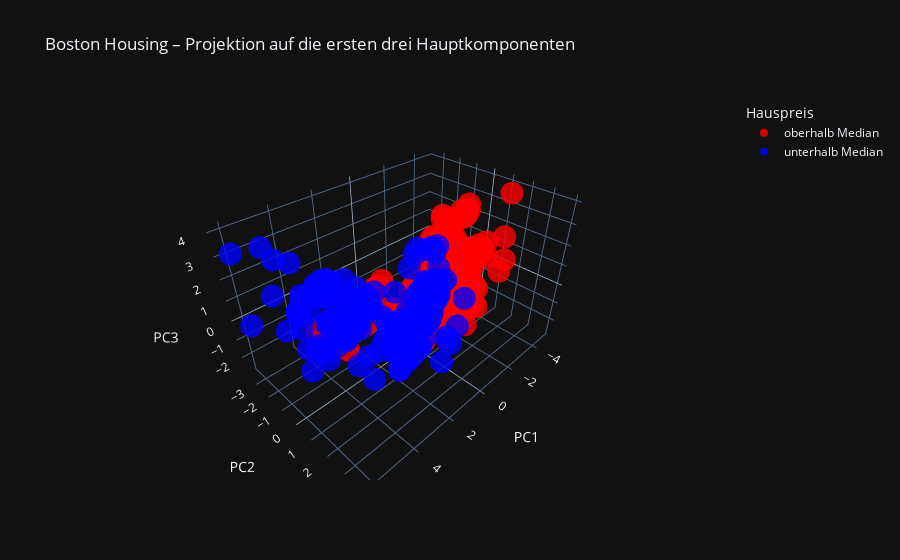

Source (notebook cell):
### Code cell
import plotly.express as px
import numpy as np
import pandas as pd

# Erstelle DataFrame mit den ersten 3 PCs und der Zielvariable
pc_df = pd.DataFrame(A_r[:, :3], columns=['PC1', 'PC2', 'PC3'])
pc_df['TGT'] = boston['TGT'].values
median_price = np.median(pc_df['TGT'])
pc_df['HighPrice'] = np.where(pc_df['TGT'] > median_price, 'oberhalb Median', 'unterhalb Median')

# 3D-Scatterplot
fig = px.scatter_3d(
    pc_df,
    x='PC1', y='PC2', z='PC3',
    color='HighPrice',
    color_discrete_map={'oberhalb Median': 'red', 'unterhalb Median': 'blue'},
    hover_data={'TGT': True},
    opacity=0.8,
    title='Boston Housing – Projektion auf die ersten drei Hauptkomponenten'
)
fig.update_layout(legend_title_text='Hauspreis')
fig.show()

### Figure 1 — Plotly figure (JSON) as saved in the notebook; plotly's stock layout.template omitted (floating-point values rounded to 4 significant figures; data arrays with more than 128 entries replaced by an {"elided": "..."} marker saying what was removed)
{"data": [{"customdata": {"elided": "250x1 float values"}, "hovertemplate": "HighPrice=oberhalb Median<br>PC1=%{x}<br>PC2=%{y}<br>PC3=%{z}<br>TGT=%{customdata[0]}<extra></extra>", "legendgroup": "oberhalb Median", "marker": {"color": "red", "opacity": 0.8, "symbol": "circle"}, "mode": "markers", "name": "oberhalb Median", "scene": "scene", "showlegend": true, "x": {"elided": "250 float values"}, "y": {"elided": "250 float values"}, "z": {"elided": "250 float values"}, "type": "scatter3d"}, {"customdata": {"elided": "256x1 float values"}, "hovertemplate": "HighPrice=unterhalb Median<br>PC1=%{x}<br>PC2=%{y}<br>PC3=%{z}<br>TGT=%{customdata[0]}<extra></extra>", "legendgroup": "unterhalb Median", "marker": {"color": "blue", "opacity": 0.8, "symbol": "circle"}, "mode": "markers", "name": "unterhalb Median", "scene": "scene", "showlegend": true, "x": {"elided": "256 float values"}, "y": {"elided": "256 float values"}, "z": {"elided": "256 float values"}, "type": "scatter3d"}], "layout": {"scene": {"domain": {"x": [0.0, 1.0], "y": [0.0, 1.0]}, "xaxis": {"title": {"text": "PC1"}}, "yaxis": {"title": {"text": "PC2"}}, "zaxis": {"title": {"text": "PC3"}}}, "legend": {"title": {"text": "Hauspreis"}, "tracegroupgap": 0}, "title": {"text": "Boston Housing – Projektion auf die ersten drei Hauptkomponenten"}}}
